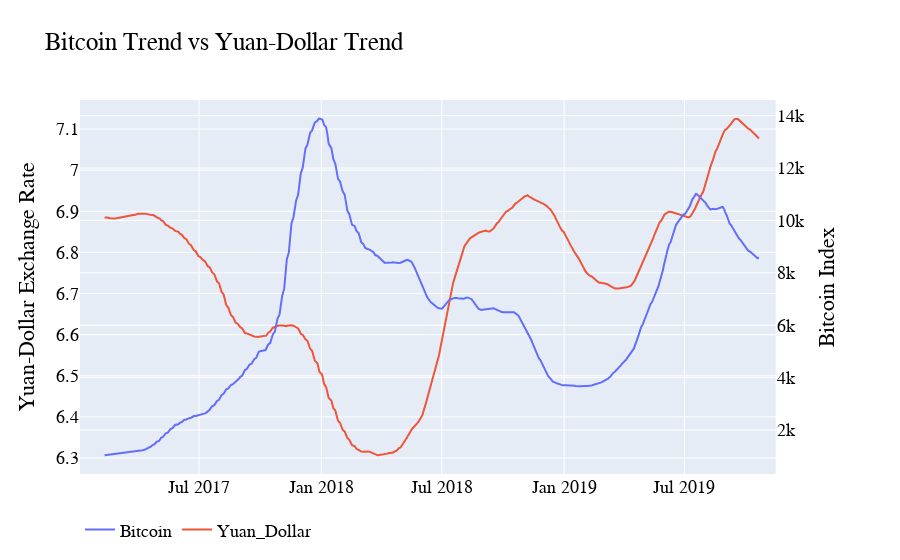

The notebook cell saved with this chart:
### Code cell
fig = make_subplots(specs=[[{"secondary_y": True}]])
fig.update_layout(title="Bitcoin Trend vs Yuan-Dollar Trend",
    font=dict(family="Arial, monospace",size=18, color="#000000"))

fig.add_trace(go.Scatter(x=btc_yuan['Date'], y=btc_trend, name = 'Bitcoin'), secondary_y=True)
fig.add_trace(go.Scatter(x=btc_yuan['Date'], y=yuan_trend, name = 'Yuan_Dollar'))

fig.update_yaxes(title_text="Yuan-Dollar Exchange Rate")
fig.update_yaxes(title_text="Bitcoin Index", secondary_y=True)

fig.update_layout(legend_orientation="h")

fig.show()

### Figure 1 — Plotly figure (JSON) as saved in the notebook; plotly's stock layout.template omitted (floating-point values rounded to 4 significant figures; data arrays with more than 128 entries replaced by an {"elided": "..."} marker saying what was removed)
{"data": [{"name": "Bitcoin", "type": "scatter", "x": {"elided": "827 str values"}, "xaxis": "x", "y": {"elided": "827 float values"}, "yaxis": "y2"}, {"name": "Yuan_Dollar", "type": "scatter", "x": {"elided": "827 str values"}, "y": {"elided": "827 float values"}}], "layout": {"font": {"color": "#000000", "family": "Arial, monospace", "size": 18}, "legend": {"orientation": "h"}, "title": {"text": "Bitcoin Trend vs Yuan-Dollar Trend"}, "xaxis": {"anchor": "y", "domain": [0, 0.94]}, "yaxis": {"anchor": "x", "domain": [0, 1], "title": {"text": "Yuan-Dollar Exchange Rate"}}, "yaxis2": {"anchor": "x", "overlaying": "y", "side": "right", "title": {"text": "Bitcoin Index"}}}}
